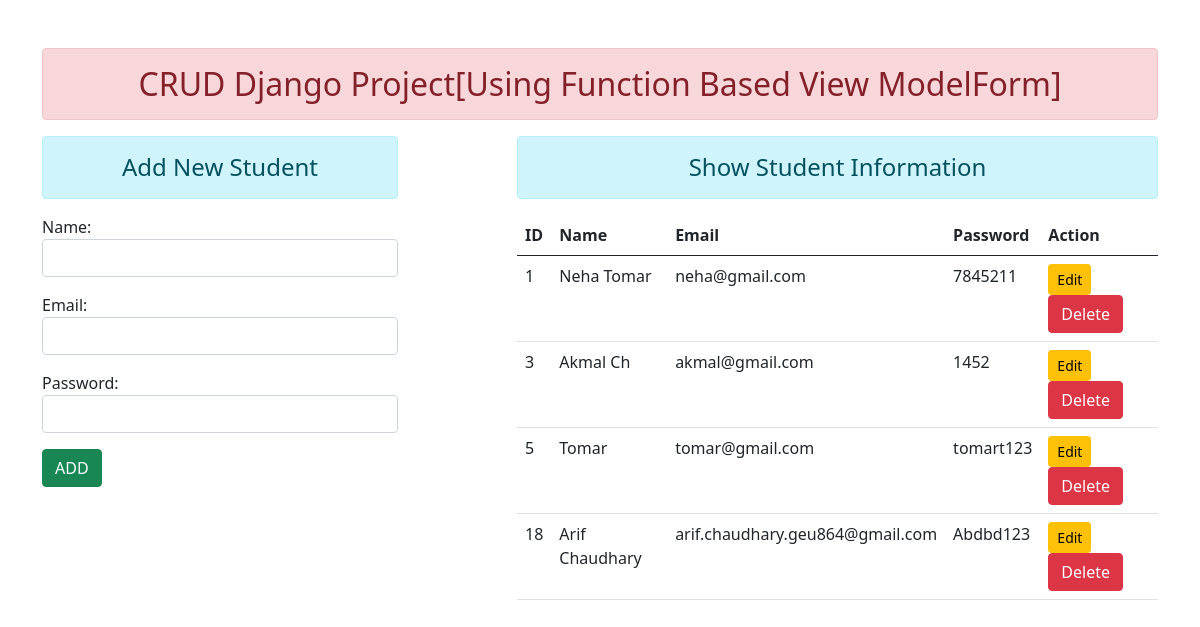
The page / on the database its author committed.
### enroll/models.py (models this page shows)
class User(models.Model):
    name=models.CharField(max_length=50)
    email=models.EmailField(max_length=70)
    password=models.CharField(max_length=100)

### enroll/views.py (the view)
# urls.py: path('', views.add_show, name="addandshow"),
def add_show(request):
    if request.method=='POST':
        fm=StudentRegistration(request.POST)
        if fm.is_valid():
            nm=fm.cleaned_data['name']
            em=fm.cleaned_data['email']
            pw=fm.cleaned_data['password']
            reg=User(name=nm, email=em, password=pw)
            reg.save()
            messages.success(request, 'Congratulation !! you have registerted successfully')
            fm=StudentRegistration()
    else:
        fm=StudentRegistration()
    stud=User.objects.all()
    return render(request, 'enroll/addandshow.html', {'form':fm, 'stu':stud})

### enroll/forms.py
class StudentRegistration(forms.ModelForm):
    class Meta:
        model=User
        fields=['name', 'email', 'password']
        widgets={
            'name':forms.TextInput(attrs={'class':'form-control'}),
            'email':forms.EmailInput(attrs={'class':'form-control'}),
            'password':forms.PasswordInput(render_value=True, attrs={'class':'form-control'}),
            }

### enroll/templates/enroll/addandshow.html (shortened to what this page needs)
{% extends 'enroll/base.html' %}
{% block content %}
    <div class="row">
        <div class="col-sm-4">
            <h4 class="text-center alert alert-info">Add New Student</h4>
            <form action="" method="POST">
                {{form.as_p}}
                <input type="submit" class="btn btn-success" value="ADD">
            </form>
        </div>
        <div class="col-sm-7 offset-1">
            <h4 class="text-center alert alert-info">Show Student Information</h4>
            {% if stu %}
                <table class="table table-hover">
                    <thead>
                        <tr>
                            <th scope="col">ID</th>
                            <th scope="col">Name</th>
                            <th scope="col">Email</th>
                            <th scope="col">Password</th>
                            <th scope="col">Action</th>
                        </tr>
                        </thead>
                        <tbody>
                            {% for st in stu %}
                                <tr>
                                    <td scope="row">{{st.id}}</td>
                                    <td>{{st.name}}</td>
                                    <td>{{st.email}}</td>
                                    <td>{{st.password}}</td>
                                    <td>
                                        <a href="{% url 'updatedata' st.id %}" class="btn btn-warning btn-sm">Edit</a>
                                        <form action="{% url 'deletedata' st.id %}" method="post" class="d-inline">
                                            <input type="submit" class="btn btn-danger" value="Delete">
                                        </form>
                                    </td>
                                </tr>
                            {% endfor %}
                        </tbody>
                </table>
            {% else %}
                <h4 class="text-center alert alert-warning">No Recordes</h4>
            {% endif %}
        </div>
    </div>
{% endblock content %}

### enroll/templates/enroll/base.html (shortened to what this page needs)
<!DOCTYPE html>
{% load static %}
<html lang="en">
<head>
    <link rel="stylesheet" href="{% static 'enroll/css/bootstrap.css' %}">
</head>
<body>
    <div class="container mt-5">
        <h2 class="text-center alert alert-danger">CRUD Django Project[Using Function Based View ModelForm] </h2>
        {% block content %}{% endblock content %}
    </div>
</body>
</html>

### rows shown on the page
User: id "1", name "Neha Tomar", email "neha@gmail.com", password "7845211"
User: id "3", name "Akmal Ch", email "akmal@gmail.com", password "1452"
User: id "5", name "Tomar", email "tomar@gmail.com", password "tomart123"
User: id "18", name "Arif Chaudhary", email "arif.chaudhary.geu864@gmail.com", password "Abdbd123"
